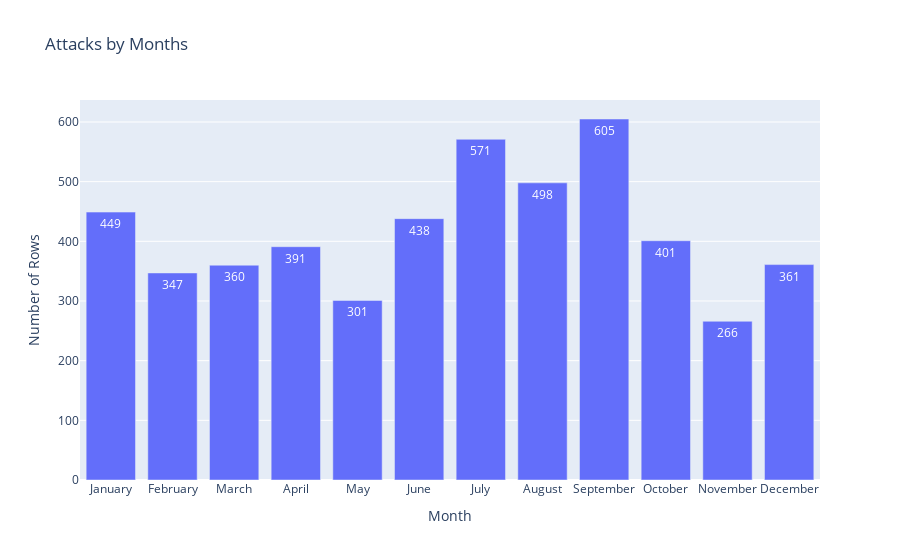

The notebook cell this image was saved under:
### Markdown cell above
#### 4.4. Attacks by Months

### Code cell
# Attacks per month. Total counts of attacks per month, combining data from all years present in the dataset
def plot_monthly_trends(df):
    # Ensure 'correct_date' is in datetime format
    df['correct_date'] = pd.to_datetime(df['correct_date'], errors='coerce')

    # Extract the month from the 'correct_date' and count occurrences
    df['month'] = df['correct_date'].dt.month
    month_counts = df['month'].value_counts().sort_index().reset_index()
    month_counts.columns = ['month', 'counts']  # Rename columns for clarity

    # Map numeric months to month names for better readability
    month_names = {1: 'January', 2: 'February', 3: 'March', 4: 'April',
                   5: 'May', 6: 'June', 7: 'July', 8: 'August',
                   9: 'September', 10: 'October', 11: 'November', 12: 'December'}
    month_counts['month'] = month_counts['month'].map(month_names)

    # Create the bar chart using Plotly Express
    fig = px.bar(month_counts, x='month', y='counts',
                 title="Attacks by Months",
                 labels={'month': 'Month', 'counts': 'Number of Rows'},
                 text='counts')  # Display counts on the bars
    fig.show()


plot_monthly_trends(df)

### Figure 1 — Plotly figure (JSON) as saved in the notebook; plotly's stock layout.template omitted (floating-point values rounded to 4 significant figures)
{"data": [{"alignmentgroup": "True", "hovertemplate": "Month=%{x}<br>Number of Rows=%{text}<extra></extra>", "legendgroup": "", "marker": {"color": "#636efa", "pattern": {"shape": ""}}, "name": "", "offsetgroup": "", "orientation": "v", "showlegend": false, "text": [449, 347, 360, 391, 301, 438, 571, 498, 605, 401, 266, 361], "textposition": "auto", "type": "bar", "x": ["January", "February", "March", "April", "May", "June", "July", "August", "September", "October", "November", "December"], "xaxis": "x", "y": [449, 347, 360, 391, 301, 438, 571, 498, 605, 401, 266, 361], "yaxis": "y"}], "layout": {"barmode": "relative", "legend": {"tracegroupgap": 0}, "title": {"text": "Attacks by Months"}, "xaxis": {"anchor": "y", "domain": [0, 1], "title": {"text": "Month"}}, "yaxis": {"anchor": "x", "domain": [0, 1], "title": {"text": "Number of Rows"}}}}
